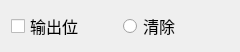
<?xml version="1.0" encoding="UTF-8"?>
<ui version="4.0">
 <class>MSet_EleItemWid</class>
 <widget class="QWidget" name="MSet_EleItemWid">
  <property name="geometry">
   <rect>
    <x>0</x>
    <y>0</y>
    <width>240</width>
    <height>35</height>
   </rect>
  </property>
  <property name="font">
   <font>
    <family>微软雅黑</family>
    <pointsize>12</pointsize>
   </font>
  </property>
  <property name="windowTitle">
   <string>Form</string>
  </property>
  <layout class="QHBoxLayout" name="horizontalLayout">
   <item>
    <widget class="QCheckBox" name="checkBox">
     <property name="font">
      <font>
       <family>微软雅黑</family>
       <pointsize>12</pointsize>
      </font>
     </property>
     <property name="text">
      <string>输出位</string>
     </property>
    </widget>
   </item>
   <item>
    <widget class="QRadioButton" name="cleanRadio">
     <property name="font">
      <font>
       <family>微软雅黑</family>
       <pointsize>12</pointsize>
      </font>
     </property>
     <property name="text">
      <string>清除</string>
     </property>
    </widget>
   </item>
  </layout>
 </widget>
 <resources/>
 <connections/>
</ui>
